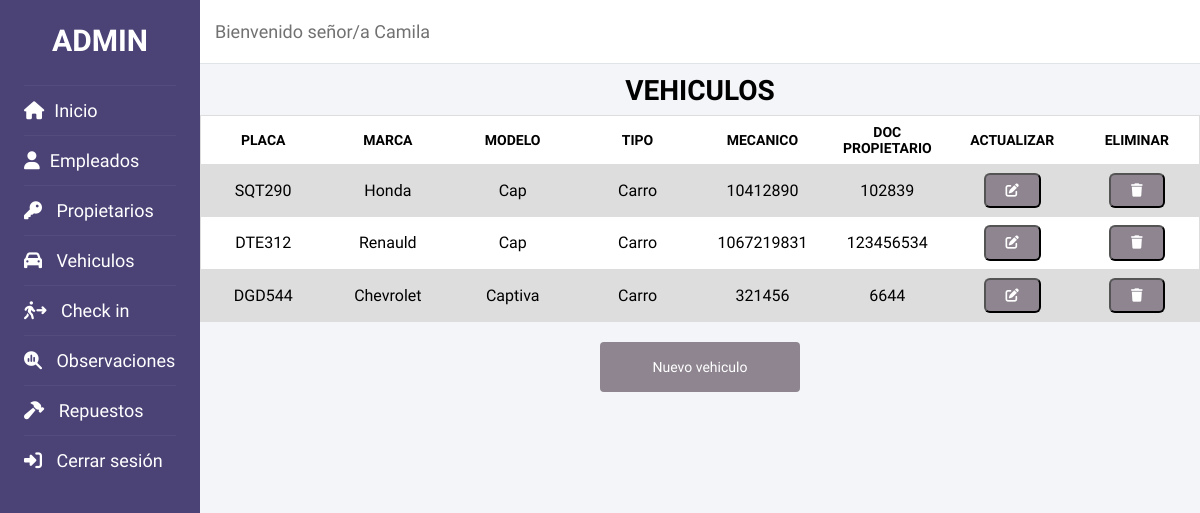
The app's page /codigo/neg_dat_consultar_vehiculos.php (signed in) with its own data.
### tables this page shows
create table vehiculos (
    id_vehiculo int (20) primary key not null auto_increment,
    placa varchar (6) not null,
    marca text (25) not null,
    modelo varchar (10) not null,
    tipo_de_vehiculo text (10) not null,
    mecanico int(12) not null,
    doc_propietario int (10) not null
);

### codigo/neg_dat_consultar_vehiculos.php (the view, shortened to what this page needs)
<!DOCTYPE html>
<html lang="es">
<head>
    <link rel="stylesheet" href="css/Style_consultas.css">
</head>
<body>
<?php include('header_administrador.php');?>
    <main class="container-table">
    <?php class Vehiculos
    {
        public function consultar ()
        {
        include ("conexion.php");
        echo "<table class='table'>";
        $sql = "SELECT * FROM vehiculos";
	    if(!$result = $db->query($sql)):
		    die('Hay un error primera consulta!!! ['.$db->error.']');
        endif;
        echo "<caption>Vehiculos</caption>";
        echo "<tbody>";
            echo "<tr class='table-header'>";
                echo "<th>Placa</th>";
                echo "<th>Marca</th>";
                echo "<th>Modelo</th>";
                echo "<th>Tipo</th>";
                echo "<th>Mecanico</th>";
                echo "<th>Doc propietario</th>";
                echo "<th>Actualizar</th>";
                echo "<th>Eliminar</th>";
            echo "</tr>";
        while ($row=$result->fetch_assoc()):
            $placa=stripslashes($row["placa"]);
            $marca=stripslashes($row["marca"]);
            $modelo=stripslashes($row["modelo"]);
            $tipo_de_vehiculo=stripslashes($row["tipo_de_vehiculo"]);
            $mecanico=stripslashes($row["mecanico"]);
            $doc_propietario=stripslashes($row["doc_propietario"]);
            echo "<tr>";
                echo "<td data-label='Placa'>$placa</td>";
                echo "<td data-label='Marca'>$marca</td>";
                echo "<td data-label='Modelo'>$modelo</td>";
                echo "<td data-label='Tipo'>$tipo_de_vehiculo</td>";
                echo "<td data-label='Mecanico'>$mecanico</td>";
                echo "<td data-label='Doc propietario'>$doc_propietario</td>";
                echo "<td data-label='Actualizar'>";
                    echo "<form method='POST' action='pres_neg_dat_actualizar_vehiculos.php'>";
                    echo "<button  class='btn_table fa-solid fa-pen-to-square' type='submit' Value='Actualizar'></button>";
                    echo "</form>";
                echo "</td>";
                echo "<td data-label='Eliminar'>";
                    echo "<form method='POST' action='neg_dat_eliminar_vehiculos.php'>";
                    echo "<button  class='btn_table fa-solid fa-trash' type='submit' Value='Eliminar'></button>";
                    echo "</form>";
                echo "</td>";
            echo "</tr>";
        endwhile;
            echo" </tbody>";
        echo "</table>";
        }
    }
    $nuevo = new Vehiculos();
    $nuevo -> consultar();
    ?>
        <a class="btn_bottom" href="pres_registro_vehiculos.php">Nuevo vehiculo</a>
    </main>
</body>
</html>

### codigo/header_administrador.php (shortened to what this page needs)
<!DOCTYPE html>
<html lang="es">
    <head>
        <link rel="stylesheet" href="css/Style_header.css">
        <link media="(min-width:1000px)" rel="stylesheet" href="css/Style_desktop.css">
        <link media="(min-width:465px)" rel="stylesheet" href="css/Style_tablet.css">
        <link rel="stylesheet" href="https://cdnjs.cloudflare.com/ajax/libs/font-awesome/6.2.0/css/all.min.css"/>
    </head>
    <body>
        <header class="caja_menuAd1">
            <div class="menu-left">
                <section class="section__aside" id="aside">
                    <article class="icons">
                        <h2>ADMIN</h2>
                    </article>
                    <ul class="lista">
                        <li><a href="dashboard_administrador.php"><i class="fas fa-home"></i>Inicio</a></li>
                        <li><a href="neg_dat_consultar_empleados.php"><i class="fas fa-user"></i>Empleados</a></li>
                        <li><a href="neg_dat_consultar_propietarios.php"><i class="fa-solid fa-key"></i> Propietarios</a></li>
                        <li><a href="neg_dat_consultar_vehiculos.php"><i class="fa-solid fa-car"></i> Vehiculos</a></li>
                        <li><a href="neg_dat_consultar_entrada_vehiculo.php"><i class="fa-solid fa-person-walking-arrow-right"></i> Check in</a></li>
                        <li><a href="neg_dat_consultar_observaciones.php"><i class="fa-solid fa-magnifying-glass-chart"></i> Observaciones</a></li>
                        <li><a href="neg_dat_consultar_repuestos.php"><i class="fa-solid fa-hammer"></i> Repuestos</a></li>
                        <li><a href="neg_salir.php "><i class="fa-solid fa-right-to-bracket"></i> Cerrar sesión</a></li>
                    </ul>
                </section>
            </div>
            <nav class="nav__user">
                <h2> Bienvenido señor/a <?= $_SESSION['nombre_usuario'] ?> </h2>
        </header>
    </body>
</html>

### codigo/css/Style_consultas.css (style rules this page uses)
.container-table { width: 100%; margin: auto; }
.table { width: 100%; border: 0px; background-color: white; border-collapse: collapse; table-layout: fixed; }
.table caption { font-size: 2.2rem; text-transform: uppercase; font-weight: bold; margin: 8px 0; }
.table tr { display: block; background-color: #f8f8f8; margin-bottom: 8px; border-bottom: 4px solid #ddd; }
.table th, .table td { font-size: 1.2rem; padding: 8px; text-align: center; }
.table .table-header { display: none; }
.table .table-header th { text-transform: uppercase; background-color: white; color: black; }
.table td { display: block; border-bottom: 1px solid #ddd; text-align: right; }
.table td:last-child { border-bottom: 0px; }
.table td::before { content: attr(data-label); font-weight: bold; float: left; }
.btn_table { background-color: #8e8590; padding: 9px 20px; color: #fff; border-radius: 6px; text-decoration: 0; cursor: pointer; }
.btn_bottom { display: flex; justify-content: center; font-size: 1.4rem; margin-top: 20px; padding: 10px 0; background-color: #8e8590; color: white; }

### codigo/css/Style_header.css (style rules this page uses)
* { margin: 0; padding: 0; text-decoration: none; font-family: 'Josefin Sans', sans-serif; box-sizing: border-box; }
html { font-size: 62.5%; }
.caja_menuAd1 { display: inline-flex; flex-direction: row; flex-wrap: nowrap; width: 100%; background-color: #f3f5f9; }
body { background-color: #f3f5f9; }
header { display: inline-flex; width: 100%; }
.nav__user { display: flex; align-items: center; color: #717171; background-color: white; width: 100%; height: 8vh; border-bottom: 1px solid #e0e4e8; padding-left: 15px; }
.nav__user h2 { font-size: 1.5rem; font-weight: 300; }
.menu-left { width: 14%; }
.section__aside { display: none; flex-direction: column; flex-wrap: nowrap; background-color: #4b4276; position: fixed; width: 100%; height: 100vh; border-bottom: 1px solid gray; }
.section__aside .icons { display: flex; justify-content: space-between; }
.section__aside .icons h2 { display: flex; justify-content: center; align-items: center; font-size: 3rem; color: white; width: 100%; }
.lista { margin-top: 80px; }
.lista li { display: flex; justify-content: center; align-items: center; height: 50px; border-bottom: 2px solid grey; }
.lista li a { text-decoration: none; color: white; font-size: 2rem; cursor: pointer; }
.lista li a i { margin-right: 10px; }

### codigo/css/Style_desktop.css (style rules this page uses)
.menu-left { width: 0; }
.section__aside { display: flex; width: 200px; }
.section__aside .icons { justify-content: normal; height: 80px; }
.lista { margin-top: 5px; padding: 0 24px; }
.lista li { justify-content: normal; padding: 0; border-top: 1px solid rgba(255,255,255,0.05); border-bottom: none; }
.lista li a { font-size: 1.8rem; }
.nav__user { margin-left: 200px; }
.nav__user h2 { font-size: 1.8rem; }
main { margin-left: 200px; }
.container-table { display: flex; flex-direction: column; align-items: center; width: calc(100% - 200px); margin-left: 200px; }
.table { border: 1px solid #cccc; }
.table caption { font-size: 2.8rem; }
.table .table-header { display: table-row; }
.table .table-header th { font-size: 1.1rem; }
.table tr { display: table-row; border: 1px solid #ddd; background: white; }
.table tr:nth-child(even) { background-color: #ddd; }
.table th, .table td { font-size: 1.6rem; text-align: center; }
.table td { display: table-cell; }
.table td::before { content: none; font-weight: normal; float: none; }
.btn_bottom { align-items: center; width: 200px; height: 50px; border-radius: 4px; }
@media screen and (min-width:1200px) { .table .table-header th { font-size: 1.4rem; } }

### records on screen
vehiculos: placa "SQT290", marca "Honda", modelo "Cap", tipo_de_vehiculo "Carro", mecanico "10412890", doc_propietario "102839"
vehiculos: placa "DTE312", marca "Renauld", modelo "Cap", tipo_de_vehiculo "Carro", mecanico "1067219831", doc_propietario "123456534"
vehiculos: placa "DGD544", marca "Chevrolet", modelo "Captiva", tipo_de_vehiculo "Carro", mecanico "321456", doc_propietario "6644"

### other values on screen
$_SESSION['nombre_usuario'] "Camila"
